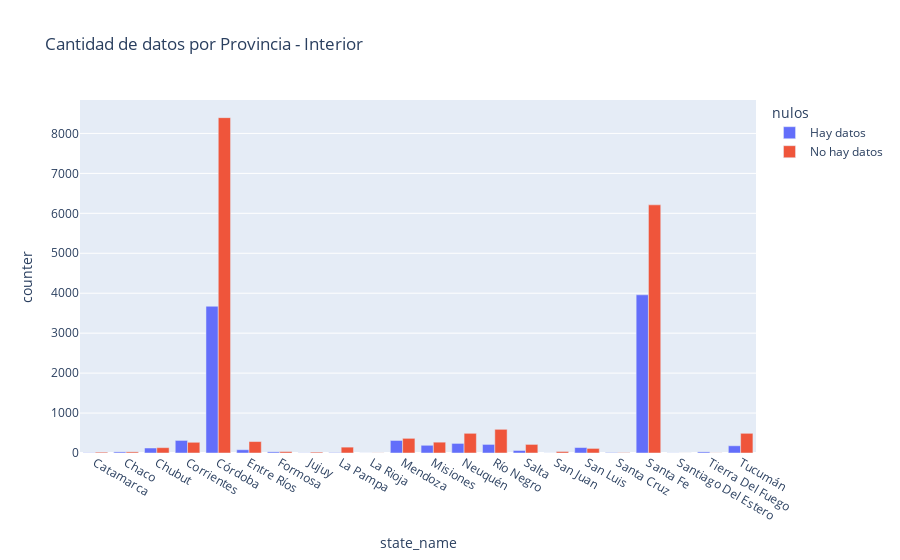

Source (notebook cell):
### Code cell
#graficamos los datos faltantes y completos por provincia
fig = px.bar(provincias_group1, x="state_name", y="counter",
             color='nulos', barmode='group',
             height=400, title= "Cantidad de datos por Provincia - Interior")
fig.show()

### Figure 1 — Plotly figure (JSON) as saved in the notebook; plotly's stock layout.template omitted (floating-point values rounded to 4 significant figures)
{"data": [{"alignmentgroup": "True", "hovertemplate": "nulos=Hay datos<br>state_name=%{x}<br>counter=%{y}<extra></extra>", "legendgroup": "Hay datos", "marker": {"color": "#636efa"}, "name": "Hay datos", "offsetgroup": "Hay datos", "orientation": "v", "showlegend": true, "textposition": "auto", "type": "bar", "x": ["Catamarca", "Chaco", "Chubut", "Corrientes", "Córdoba", "Entre Ríos", "Formosa", "Jujuy", "La Pampa", "La Rioja", "Mendoza", "Misiones", "Neuquén", "Río Negro", "Salta", "San Juan", "San Luis", "Santa Cruz", "Santa Fe", "Santiago Del Estero", "Tierra Del Fuego", "Tucumán"], "xaxis": "x", "y": [6, 28, 125, 315, 3674, 82, 29, 4, 10, 1, 314, 193, 240, 215, 63, 2, 137, 11, 3960, 3, 28, 181], "yaxis": "y"}, {"alignmentgroup": "True", "hovertemplate": "nulos=No hay datos<br>state_name=%{x}<br>counter=%{y}<extra></extra>", "legendgroup": "No hay datos", "marker": {"color": "#EF553B"}, "name": "No hay datos", "offsetgroup": "No hay datos", "orientation": "v", "showlegend": true, "textposition": "auto", "type": "bar", "x": ["Catamarca", "Chaco", "Chubut", "Corrientes", "Córdoba", "Entre Ríos", "Formosa", "Jujuy", "La Pampa", "La Rioja", "Mendoza", "Misiones", "Neuquén", "Río Negro", "Salta", "San Juan", "San Luis", "Santa Cruz", "Santa Fe", "Santiago Del Estero", "Tierra Del Fuego", "Tucumán"], "xaxis": "x", "y": [21, 29, 134, 268, 8395, 287, 36, 22, 147, 3, 367, 271, 493, 593, 215, 38, 115, 9, 6212, 1, 3, 493], "yaxis": "y"}], "layout": {"autosize": true, "barmode": "group", "legend": {"title": {"text": "nulos"}, "tracegroupgap": 0}, "title": {"text": "Cantidad de datos por Provincia - Interior"}, "xaxis": {"anchor": "y", "autorange": true, "domain": [0, 1], "range": [-0.5, 21.5], "title": {"text": "state_name"}, "type": "category"}, "yaxis": {"anchor": "x", "autorange": true, "domain": [0, 1], "range": [0, 8837.0], "title": {"text": "counter"}, "type": "linear"}}}
